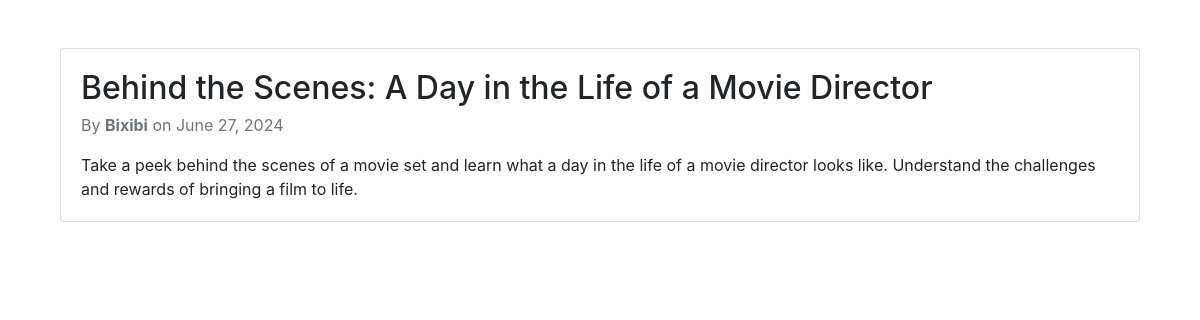
Screenshot of /blog/28/ with the database file from the repository.
### weblog/models.py (models this page shows, shortened)
class Blog(models.Model):
    title = models.CharField(max_length=100)
    description = models.TextField()
    author = models.ForeignKey(User, on_delete=models.CASCADE)
    category = models.ForeignKey(Category, on_delete=models.CASCADE)
    status = models.BooleanField(default=False)
    created_at = models.DateTimeField(auto_now_add=True)
    updated_at = models.DateTimeField(auto_now=True)
    deleted_at = models.DateField(auto_now=True)

### weblog/views.py (the view)
# urls.py: path('blog/<int:blog_id>/', views.blog_detail, name='blog_detail'),
def blog_detail(request, blog_id):
    blog = get_object_or_404(Blog, id=blog_id)
    authors = User.objects.all()
    return render(request, 'blog_detail.html', {'blog': blog, 'authors': authors})

### weblog/templates/blog_detail.html (shortened to what this page needs)
{% extends "base.html" %}
{% block content %}
<div class="container mt-5">
    <article class="card">
        <div class="card-body">
            <h2 class="card-title">{{ blog.title }}</h2>
            <p class="card-subtitle text-muted mb-3">
                By <strong>{{ blog.author.username }}</strong> on {{ blog.created_at|date:"F j, Y" }}
            </p>
            <div class="card-text">
                {{ blog.description|safe }}
            </div>
        </div>
    </article>
</div>
{% endblock %}

### rows the page displays
Blog: title "Behind the Scenes: A Day in the Life of a Movie Director", author.username "Bixibi", created_at "June 27, 2024", description "Take a peek behind the scenes of a movie set and learn what a day in the life of a movie director looks like. Understand the challenges and rewards of bringing a film to life."
